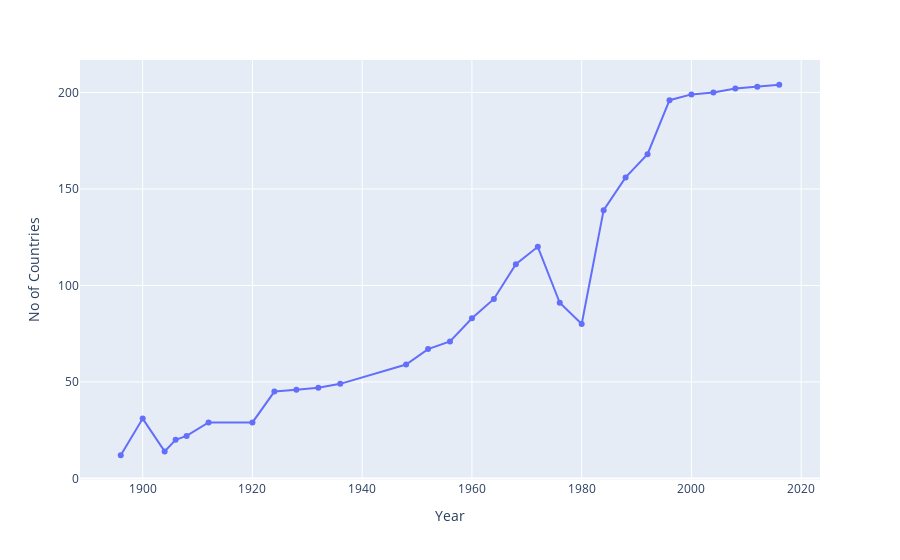

Notebook code cell kept with this figure:
### Code cell
nations_over_time = df.drop_duplicates(['Year','region'])['Year'].value_counts().sort_index().reset_index()
nations_over_time.columns = ['Year','No of Countries']
fig = px.line(nations_over_time, x="Year", y="No of Countries", markers=True)
fig.show()

### Figure 1 — Plotly figure (JSON) as saved in the notebook; plotly's stock layout.template omitted (floating-point values rounded to 4 significant figures)
{"data": [{"hovertemplate": "Year=%{x}<br>No of Countries=%{y}<extra></extra>", "legendgroup": "", "line": {"color": "#636efa", "dash": "solid"}, "marker": {"symbol": "circle"}, "mode": "lines+markers", "name": "", "orientation": "v", "showlegend": false, "type": "scatter", "x": [1896, 1900, 1904, 1906, 1908, 1912, 1920, 1924, 1928, 1932, 1936, 1948, 1952, 1956, 1960, 1964, 1968, 1972, 1976, 1980, 1984, 1988, 1992, 1996, 2000, 2004, 2008, 2012, 2016], "xaxis": "x", "y": [12, 31, 14, 20, 22, 29, 29, 45, 46, 47, 49, 59, 67, 71, 83, 93, 111, 120, 91, 80, 139, 156, 168, 196, 199, 200, 202, 203, 204], "yaxis": "y"}], "layout": {"legend": {"tracegroupgap": 0}, "margin": {"t": 60}, "xaxis": {"anchor": "y", "domain": [0, 1], "title": {"text": "Year"}}, "yaxis": {"anchor": "x", "domain": [0, 1], "title": {"text": "No of Countries"}}}}
